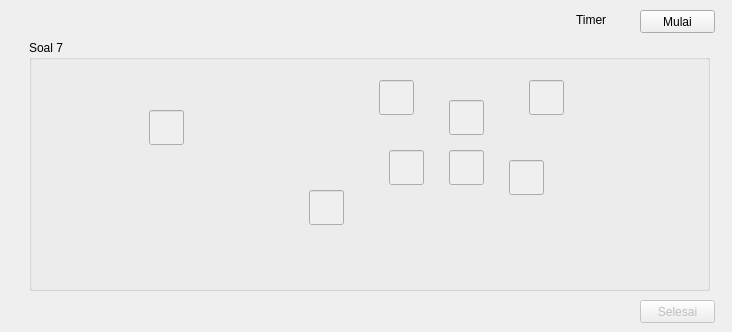
<?xml version="1.0" encoding="UTF-8"?>
<ui version="4.0">
 <class>Form</class>
 <widget class="QWidget" name="Form">
  <property name="geometry">
   <rect>
    <x>0</x>
    <y>0</y>
    <width>732</width>
    <height>332</height>
   </rect>
  </property>
  <property name="windowTitle">
   <string>Form</string>
  </property>
  <widget class="QGroupBox" name="groupBox">
   <property name="geometry">
    <rect>
     <x>29</x>
     <y>40</y>
     <width>681</width>
     <height>251</height>
    </rect>
   </property>
   <property name="title">
    <string>Soal 7</string>
   </property>
   <widget class="QLabel" name="label">
    <property name="geometry">
     <rect>
      <x>40</x>
      <y>20</y>
      <width>611</width>
      <height>201</height>
     </rect>
    </property>
    <property name="text">
     <string/>
    </property>
    <property name="pixmap">
     <pixmap>data/question/AA/7.PNG</pixmap>
    </property>
    <property name="scaledContents">
     <bool>true</bool>
    </property>
   </widget>
   <widget class="QLineEdit" name="lineEdit_2">
    <property name="enabled">
     <bool>false</bool>
    </property>
    <property name="geometry">
     <rect>
      <x>420</x>
      <y>60</y>
      <width>35</width>
      <height>35</height>
     </rect>
    </property>
    <property name="sizePolicy">
     <sizepolicy hsizetype="Fixed" vsizetype="Fixed">
      <horstretch>0</horstretch>
      <verstretch>0</verstretch>
     </sizepolicy>
    </property>
    <property name="maximumSize">
     <size>
      <width>35</width>
      <height>35</height>
     </size>
    </property>
    <property name="font">
     <font>
      <pointsize>20</pointsize>
     </font>
    </property>
    <property name="maxLength">
     <number>1</number>
    </property>
    <property name="alignment">
     <set>Qt::AlignCenter</set>
    </property>
   </widget>
   <widget class="QLineEdit" name="lineEdit_3">
    <property name="enabled">
     <bool>false</bool>
    </property>
    <property name="geometry">
     <rect>
      <x>420</x>
      <y>110</y>
      <width>35</width>
      <height>35</height>
     </rect>
    </property>
    <property name="sizePolicy">
     <sizepolicy hsizetype="Fixed" vsizetype="Fixed">
      <horstretch>0</horstretch>
      <verstretch>0</verstretch>
     </sizepolicy>
    </property>
    <property name="maximumSize">
     <size>
      <width>35</width>
      <height>35</height>
     </size>
    </property>
    <property name="font">
     <font>
      <pointsize>20</pointsize>
     </font>
    </property>
    <property name="maxLength">
     <number>1</number>
    </property>
    <property name="alignment">
     <set>Qt::AlignCenter</set>
    </property>
   </widget>
   <widget class="QLineEdit" name="lineEdit_4">
    <property name="enabled">
     <bool>false</bool>
    </property>
    <property name="geometry">
     <rect>
      <x>360</x>
      <y>110</y>
      <width>35</width>
      <height>35</height>
     </rect>
    </property>
    <property name="sizePolicy">
     <sizepolicy hsizetype="Fixed" vsizetype="Fixed">
      <horstretch>0</horstretch>
      <verstretch>0</verstretch>
     </sizepolicy>
    </property>
    <property name="maximumSize">
     <size>
      <width>35</width>
      <height>35</height>
     </size>
    </property>
    <property name="font">
     <font>
      <pointsize>20</pointsize>
     </font>
    </property>
    <property name="maxLength">
     <number>1</number>
    </property>
    <property name="alignment">
     <set>Qt::AlignCenter</set>
    </property>
   </widget>
   <widget class="QLineEdit" name="lineEdit_5">
    <property name="enabled">
     <bool>false</bool>
    </property>
    <property name="geometry">
     <rect>
      <x>500</x>
      <y>40</y>
      <width>35</width>
      <height>35</height>
     </rect>
    </property>
    <property name="sizePolicy">
     <sizepolicy hsizetype="Fixed" vsizetype="Fixed">
      <horstretch>0</horstretch>
      <verstretch>0</verstretch>
     </sizepolicy>
    </property>
    <property name="maximumSize">
     <size>
      <width>35</width>
      <height>35</height>
     </size>
    </property>
    <property name="font">
     <font>
      <pointsize>20</pointsize>
     </font>
    </property>
    <property name="maxLength">
     <number>1</number>
    </property>
    <property name="alignment">
     <set>Qt::AlignCenter</set>
    </property>
   </widget>
   <widget class="QLineEdit" name="lineEdit">
    <property name="enabled">
     <bool>false</bool>
    </property>
    <property name="geometry">
     <rect>
      <x>350</x>
      <y>40</y>
      <width>35</width>
      <height>35</height>
     </rect>
    </property>
    <property name="sizePolicy">
     <sizepolicy hsizetype="Fixed" vsizetype="Fixed">
      <horstretch>0</horstretch>
      <verstretch>0</verstretch>
     </sizepolicy>
    </property>
    <property name="maximumSize">
     <size>
      <width>35</width>
      <height>35</height>
     </size>
    </property>
    <property name="font">
     <font>
      <pointsize>20</pointsize>
     </font>
    </property>
    <property name="text">
     <string/>
    </property>
    <property name="maxLength">
     <number>1</number>
    </property>
    <property name="alignment">
     <set>Qt::AlignCenter</set>
    </property>
   </widget>
   <widget class="QLineEdit" name="lineEdit_6">
    <property name="enabled">
     <bool>false</bool>
    </property>
    <property name="geometry">
     <rect>
      <x>480</x>
      <y>120</y>
      <width>35</width>
      <height>35</height>
     </rect>
    </property>
    <property name="sizePolicy">
     <sizepolicy hsizetype="Fixed" vsizetype="Fixed">
      <horstretch>0</horstretch>
      <verstretch>0</verstretch>
     </sizepolicy>
    </property>
    <property name="maximumSize">
     <size>
      <width>35</width>
      <height>35</height>
     </size>
    </property>
    <property name="font">
     <font>
      <pointsize>20</pointsize>
     </font>
    </property>
    <property name="maxLength">
     <number>1</number>
    </property>
    <property name="alignment">
     <set>Qt::AlignCenter</set>
    </property>
   </widget>
   <widget class="QLineEdit" name="lineEdit_7">
    <property name="enabled">
     <bool>false</bool>
    </property>
    <property name="geometry">
     <rect>
      <x>280</x>
      <y>150</y>
      <width>35</width>
      <height>35</height>
     </rect>
    </property>
    <property name="sizePolicy">
     <sizepolicy hsizetype="Fixed" vsizetype="Fixed">
      <horstretch>0</horstretch>
      <verstretch>0</verstretch>
     </sizepolicy>
    </property>
    <property name="maximumSize">
     <size>
      <width>35</width>
      <height>35</height>
     </size>
    </property>
    <property name="font">
     <font>
      <pointsize>20</pointsize>
     </font>
    </property>
    <property name="maxLength">
     <number>1</number>
    </property>
    <property name="alignment">
     <set>Qt::AlignCenter</set>
    </property>
   </widget>
   <widget class="QLineEdit" name="lineEdit_8">
    <property name="enabled">
     <bool>false</bool>
    </property>
    <property name="geometry">
     <rect>
      <x>120</x>
      <y>70</y>
      <width>35</width>
      <height>35</height>
     </rect>
    </property>
    <property name="sizePolicy">
     <sizepolicy hsizetype="Fixed" vsizetype="Fixed">
      <horstretch>0</horstretch>
      <verstretch>0</verstretch>
     </sizepolicy>
    </property>
    <property name="maximumSize">
     <size>
      <width>35</width>
      <height>35</height>
     </size>
    </property>
    <property name="font">
     <font>
      <pointsize>20</pointsize>
     </font>
    </property>
    <property name="maxLength">
     <number>1</number>
    </property>
    <property name="alignment">
     <set>Qt::AlignCenter</set>
    </property>
   </widget>
  </widget>
  <widget class="QLabel" name="ttimer">
   <property name="geometry">
    <rect>
     <x>576</x>
     <y>10</y>
     <width>51</width>
     <height>20</height>
    </rect>
   </property>
   <property name="text">
    <string>Timer</string>
   </property>
  </widget>
  <widget class="QPushButton" name="startEx">
   <property name="geometry">
    <rect>
     <x>640</x>
     <y>10</y>
     <width>75</width>
     <height>23</height>
    </rect>
   </property>
   <property name="text">
    <string>Mulai</string>
   </property>
  </widget>
  <widget class="QPushButton" name="nextEx">
   <property name="enabled">
    <bool>false</bool>
   </property>
   <property name="geometry">
    <rect>
     <x>640</x>
     <y>300</y>
     <width>75</width>
     <height>23</height>
    </rect>
   </property>
   <property name="text">
    <string>Selesai</string>
   </property>
  </widget>
 </widget>
 <resources/>
 <connections/>
</ui>
